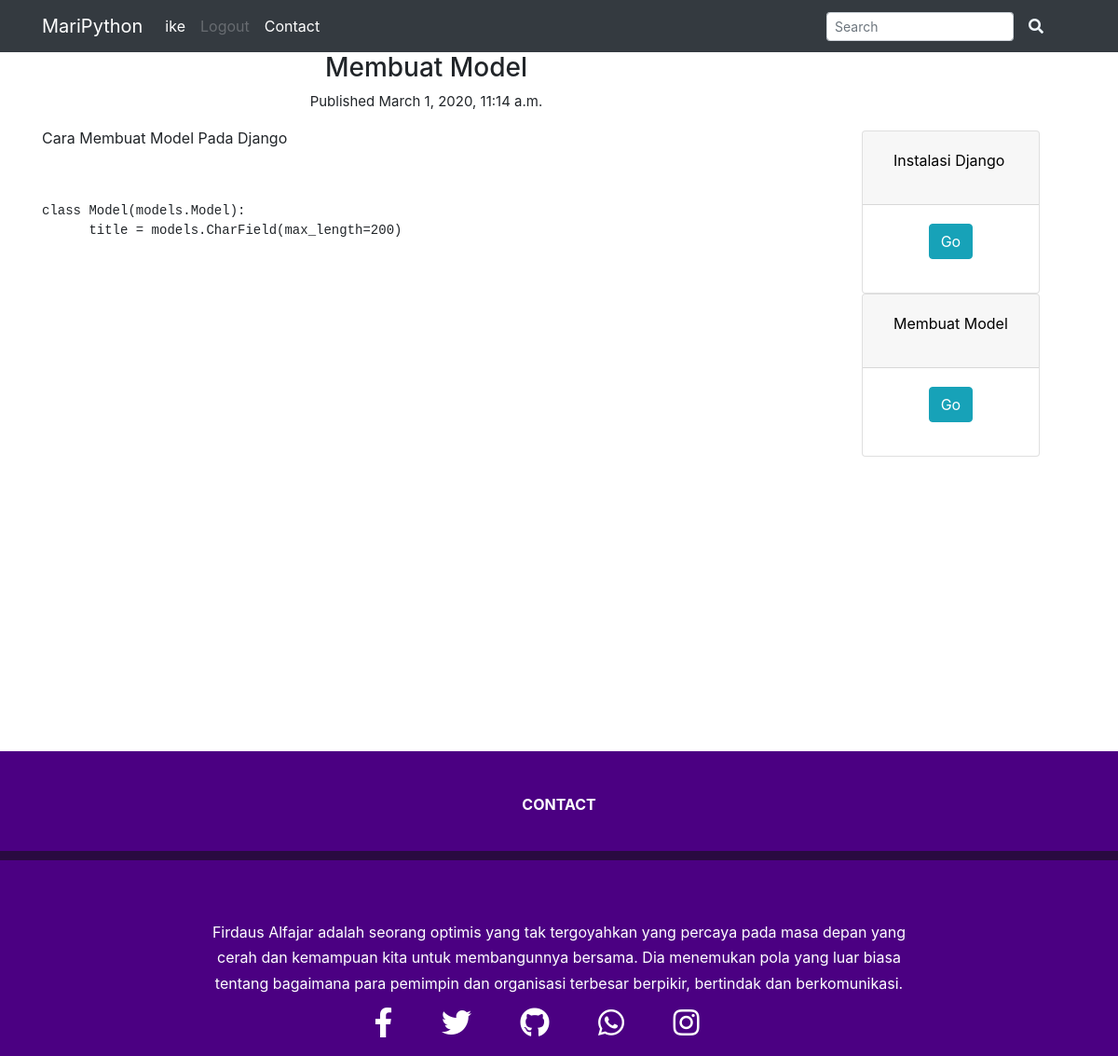
Page /membuat-model (signed in) on the committed database.
### main/models.py (models this page shows, shortened)
class Blog(models.Model):
    title = models.CharField(max_length=300)
    content = models.TextField()
    published = models.DateTimeField("date published", default=datetime.now)
    blog_series = models.ForeignKey(BlogSeries, on_delete=models.SET_DEFAULT, default=1, verbose_name="Series")
    blog_slug = models.CharField(max_length=200, default=1)

### main/views.py (the view, shortened to what this page needs)
# urls.py: path('<single_slug>', single_slug, name='single_slug'),
def single_slug(request, single_slug):
    categories = [c.category_slug for c in BlogCategory.objects.all()]
    blog = [t.blog_slug for t in Blog.objects.all()]
    if single_slug in blog:
        this_blog = Blog.objects.get(blog_slug=single_slug)
        blog_from_series = Blog.objects.filter(blog_series__blog_series=this_blog.blog_series).order_by('published')
        this_blog_idx = list(blog_from_series).index(this_blog)
        return render(request=request,
                      template_name='blog.html',
                      context={"blog":this_blog,
                               "sidebar": blog_from_series,
                               "this_blog": this_blog_idx})
    return HttpResponse(f"'{single_slug}' does not correspond to anything we know of!")

### main/models.py (called while the page is built)
    def __str__(self):
        return self.blog_series

### main/templates/blog.html
{% extends "base.html" %}
{% block content %}
    <div class="container">
        <div class="row">
            <div class="col-7 col-md-9">
                <h3 style="text-align: center;">{{blog.title}}</h3>
                <p style="font-size: 15px; text-align: center;">Published {{ blog.published }}</p>
                {{blog.content|safe}}
            </div>
            <ul class="collapse show" style="margin-top: 60px;"></br>
                {% for blog in sidebar %}
                    {% if forloop.counter0 == this_id %}
                        <li class="active">
                            <div class="card-header" id="headingOne">{{blog.title}}<br>(Viewing)</div>
                        </li>
                    {% else %}
                    <div id="accordion">
                        <div class="card">
                          <div class="card-header" id="headingOne">
                            <h5 class="mb-0">
                              <button class="btn btn-link" data-toggle="collapse" data-target="#collapseOne" aria-expanded="true" aria-controls="collapseOne">
                                <p style="color: black;">{{blog.title}}</p>
                              </button>
                            </h5>
                          </div>
                          <div id="collapseOne" class="collapse show" aria-labelledby="headingOne" data-parent="#accordion">
                            <div class="card-body">
                                <p style="justify-content: center; align-items: center; display: flex;">
                                    <a href="/{{blog.blog_slug}}">
                                        <button class="btn btn-info" href type="button" data-toggle="collapse" data-target="#collapseOne" aria-expanded="true" aria-controls="collapseOne">
                                            Go
                                        </button>
                                    </a>
                                </p>
                            </div>
                          </div>
                        </div>
                    {% endif %}
                {% endfor %}
            </ul>
        </div>
    </div>
{% endblock %}

### templates/include/navbar.html (shortened to what this page needs)
<nav class="navbar sticky-top navbar-dark bg-dark navbar-expand-sm">
  <div class="container">
    <a class="navbar-brand" href="/">MariPython</a>
    <div class="collapse navbar-collapse" id="navbarSupportedContent">
      <ul class="navbar-nav mr-auto">
        {% if user.is_authenticated %}
          <li class="nav-item active">
            <a class="nav-link" href="/account">{{user.username}}</a>
          </li>
          <li class="nav-item">
            <a class="nav-link disabled" href="logout/">Logout</a>
          </li>
        {% endif %}
        <li class="nav-item active">
          <a class="nav-link" href="contact/">Contact</a>
        </li>
      </ul>
      <form class="form-inline" action="{% url 'main:search' %}">
          <input class="form-control form-control-sm mr-3 w-75" type="text" placeholder="Search"
            aria-label="Search" name="q">
            <i class="fas fa-search" style="color: aliceblue;"></i>
        </form>
    </div>
  </div>
  </nav>

### rows in the picture
Blog: title "Membuat Model", published "March 1, 2020, 11:14 a.m.", content "Cara Membuat Model Pada Django class Model(models.Model): title = models.CharField(max_length=200)"
Blog: title "Instalasi Django"

### other values in the picture
{{ user.username }} "ike"
